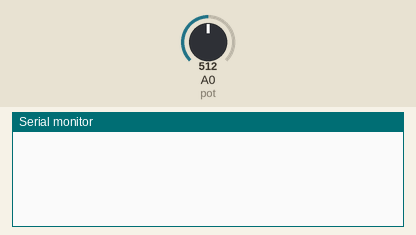
This sketch was run on a simulated Arduino Uno, built with avr-gcc and run on an emulated ATmega328P. Parts: the last lines printed to the serial monitor. The test bench sets the inputs (shaded band); at power-on: A0 (pot) = 512.

Above: at 1.2 s.
1.3 s: A0 (pot) set to 716
At 4.0 s:
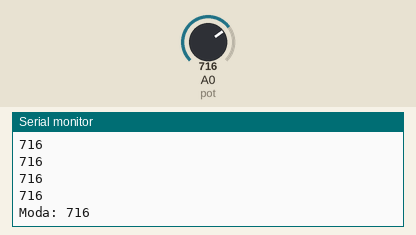
4.3 s: A0 (pot) set to 900
At 8.1 s:
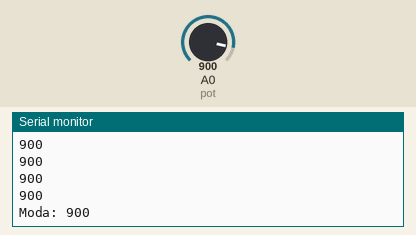
Timing chart, 0 to 9.6 s (numbered marks = the images above; inputs shaded):
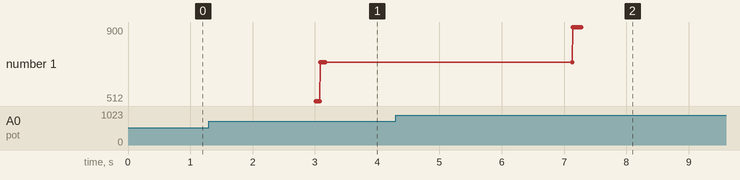

Measured:
- after the input at 1.3 s, the serial monitor: prints a new line after 1.8 s (image 1)
- after the input at 4.3 s, the serial monitor: prints a new line after 2.8 s (image 2)
- plotted number 1: 716 → 900 after the input at 4.3 s

The sketch:

T_1_Moda.ino
```cpp
int pot = A0;   // Pin del potenciómetro
int v[30];   // Arreglo para almacenar los valores del potenciómetro
int moda = 0;      // Variable para almacenar la moda
//int t = 30;

void setup() {
  Serial.begin(9600);
}

void loop() {
  for (int i = 0; i < 30; i++) {
    v[i] = analogRead(pot);
    delay(100);
  }

  // Calcular la moda de los valores
  int repeticiones = 0;
  for (int i = 0; i < 30; i++) {
    int cont = 0;
    for (int j = 0; j < 30; j++) {
      if (v[j] == v[i]) {
        cont++;
      }
    }
    if (cont > repeticiones) {
      moda = v[i];
      repeticiones = cont;
    }
  }

  Serial.println("Valores:");
  for (int i = 0; i < 30; i++) {
    Serial.println(v[i]);

  }

  if (repeticiones == 1){
    Serial.println("No hay valores repetidos");
  }else{
    Serial.print("Moda: ");
    Serial.println(moda);
  }
  delay(1000);
}
```
